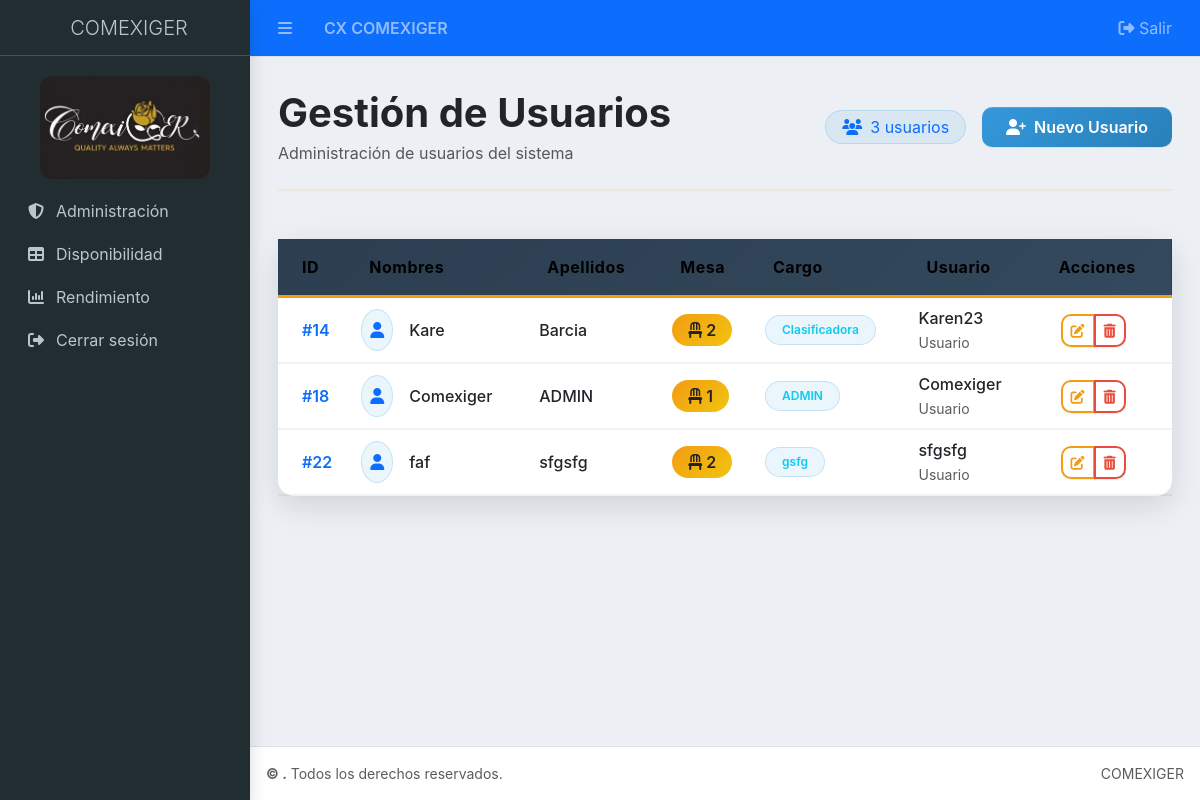
Screenshot of /usuariore (signed in) with the database file from the repository.
### Aplicaciones/Usuario/models.py (models this page shows, shortened)
class Usuario(models.Model):
    nombres = models.CharField(max_length=100)
    apellidos = models.CharField(max_length=100)
    mesa = models.CharField(max_length=100)
    cargo = models.CharField(max_length=100)
    username = models.CharField(max_length=150, unique=True)
    password = models.CharField(max_length=128)

### Aplicaciones/Usuario/views.py (the view)
# urls.py: path('usuariore', views.inicios, name='usuariore'),
@web_admin_required
def inicios(request):
    listado_usuarios = Usuario.objects.all()
    mesas = Mesa.objects.all().order_by("nombre")
    return render(request, "usuariore.html", {"usuario": listado_usuarios, "mesas": mesas})

### Aplicaciones/Usuario/templates/usuariore.html (shortened to what this page needs)
{% extends 'plantilla.html' %}
{% load static %}
{% block head %}
<link rel="stylesheet" href="https://cdn.datatables.net/1.13.7/css/dataTables.bootstrap5.min.css">
<link rel="stylesheet" href="https://cdn.datatables.net/responsive/2.5.0/css/responsive.bootstrap5.min.css">
<link rel="stylesheet" href="https://cdn.datatables.net/buttons/2.4.2/css/buttons.bootstrap5.min.css">
<link rel="stylesheet" href="https://cdn.jsdelivr.net/npm/sweetalert2@11/dist/sweetalert2.min.css">
{% endblock %}
{% block body %}
<main class="container-fluid py-3">
  <div class="d-flex flex-column flex-md-row justify-content-between align-items-start align-items-md-center mb-4">
    <div class="mb-3 mb-md-0">
      <h1 class="fw-bold text-dark mb-1">Gestión de Usuarios</h1>
      <p class="text-muted mb-0">Administración de usuarios del sistema</p>
    </div>
    <div class="d-flex align-items-center gap-3">
      <span class="badge bg-primary-subtle text-primary fs-6 fw-normal px-3 py-2">
        <i class="fas fa-users me-2"></i>{{ usuario|length }} usuarios
      </span>
      <a href="{% url 'nuevo_usuario' %}" class="btn btn-primary px-4 py-2">
        <i class="fas fa-user-plus me-2"></i>Nuevo Usuario
      </a>
    </div>
  </div>
  <hr class="border-2 opacity-50 mb-5">
  <div class="card border-0 shadow-lg">
    <div class="card-body p-0">
      <div class="table-responsive">
        <table id="table_usuarios" class="table table-hover align-middle mb-0">
          <thead class="bg-dark text-white">
            <tr>
              <th class="ps-4 py-3">ID</th>
              <th class="py-3">Nombres</th>
              <th class="py-3">Apellidos</th>
              <th class="py-3">Mesa</th>
              <th class="py-3">Cargo</th>
              <th class="py-3">Usuario</th>
              <th class="text-center pe-4 py-3">Acciones</th>
            </tr>
          </thead>
          <tbody>
            {% for u in usuario %}
            <tr class="border-bottom">
              <td class="ps-4 fw-semibold text-primary">#{{ u.id }}</td>
              <td>
                <div class="d-flex align-items-center">
                  <div class="bg-primary-subtle rounded-circle p-2 me-3">
                    <i class="fas fa-user text-primary"></i>
                  </div>
                  <div>
                    <div class="fw-medium text-dark">{{ u.nombres }}</div>
                  </div>
                </div>
              </td>
              <td>
                <div class="fw-medium text-dark">{{ u.apellidos }}</div>
              </td>
              <td>
                <span class="badge bg-warning text-dark fs-6 px-3 py-2">
                  <i class="fas fa-chair me-1"></i>{{ u.mesa }}
                </span>
              </td>
              <td>
                <span class="badge bg-info-subtle text-info px-3 py-2">
                  {{ u.cargo }}
                </span>
              </td>
              <td>
                <div class="fw-medium text-dark">{{ u.username }}</div>
                <small class="text-muted">Usuario</small>
              </td>
              <td class="text-center pe-4">
                <div class="btn-group btn-group-sm" role="group">
                  <button class="btn btn-outline-warning"
                          data-bs-toggle="modal"
                          data-bs-target="#modalEditar{{ u.id }}">
                    <i class="fas fa-edit"></i>
                  </button>
                  <a href="{% url 'eliminar_usuario' u.id %}"
                     class="btn btn-outline-danger btn-eliminar"
                     data-nombre="{{ u.nombres }} {{ u.apellidos }}"
                     data-id="{{ u.id }}">
                    <i class="fas fa-trash-alt"></i>
                  </a>
                </div>
              </td>
            </tr>
            {% endfor %}
          </tbody>
        </table>
      </div>
    </div>
  </div>
</main>
<br><br>
{% endblock %}

### Aplicaciones/templates/plantilla.html (style rules this page uses)
body, .app-wrapper, .app-main, .app-content { background-color: #ECF0F5 !important; }

### Aplicaciones/Usuario/templates/usuariore.html (style rules this page uses)
body { background: linear-gradient(135deg, #f5f7fa 0%, #c3cfe2 100%); font-family: 'Inter', -apple-system, BlinkMacSystemFont, sans-serif; }
.table { --bs-table-bg: transparent; --bs-table-striped-bg: rgba(0,0,0,0.02); }
.table > thead { background: linear-gradient(135deg, #2c3e50 0%, #34495e 100%); }
.table > thead th { border-bottom: 3px solid #f39c12; font-weight: 700; letter-spacing: 0.5px; padding: 1rem; }
.border-bottom { border-bottom: 2px solid rgba(0,0,0,0.05) !important; }
.btn { border-radius: 10px; font-weight: 600; transition: all 0.3s ease; border-width: 2px; }
.btn-outline-warning { border-color: #f39c12; color: #f39c12; }
.btn-outline-danger { border-color: #e74c3c; color: #e74c3c; }
.btn-primary { background: linear-gradient(135deg, #3498db 0%, #2980b9 100%); border: none; }
.border-2 { border-width: 2px !important; }
.badge { border-radius: 50px; font-weight: 600; padding: 8px 16px; }
.bg-primary-subtle { background-color: rgba(52, 152, 219, 0.1) !important; border: 1px solid rgba(52, 152, 219, 0.2); }
.bg-warning { background: linear-gradient(135deg, #f39c12 0%, #f1c40f 100%) !important; }
.bg-info-subtle { background-color: rgba(52, 152, 219, 0.1) !important; border: 1px solid rgba(52, 152, 219, 0.2); }
.card { border-radius: 16px; border: none; }
.shadow-lg { box-shadow: 0 10px 30px rgba(0,0,0,0.12) !important; }
.card, .modal-content { animation: fadeInUp 0.5s ease-out; }
hr { border-top: 3px solid rgba(243, 156, 18, 0.2); opacity: 1; }

### rows the page displays
Usuario: id "14", nombres "Kare", apellidos "Barcia", mesa "2", cargo "Clasificadora", username "Karen23"
Usuario: id "18", nombres "Comexiger", apellidos "ADMIN", mesa "1", cargo "ADMIN", username "Comexiger"
Usuario: id "22", nombres "faf", apellidos "sfgsfg", mesa "2", cargo "gsfg", username "sfgsfg"

### other values shown
{{ usuario|length }} "3"
